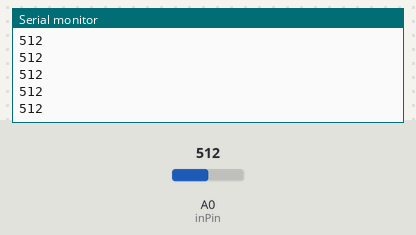
Bench run of a sketch on a simulated Arduino Uno, built with avr-gcc and run on an emulated ATmega328P. Parts: the last lines printed to the serial monitor. Inputs (shaded band) come from the test bench; at power-on: A0 (inPin) = 512.

Above: at 1.2 s.
1.3 s: A0 (inPin) set to 716
At 2.3 s:
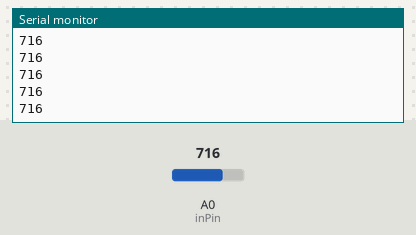
2.8 s: A0 (inPin) set to 900
At 3.9 s:
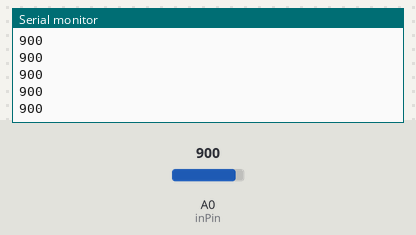
Timing chart, 0 to 5.8 s (numbered marks = the images above; inputs shaded):
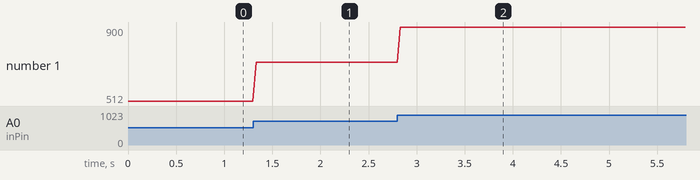

Measured:
- after the input at 1.3 s, the serial monitor: prints a new line at once (image 1)
- after the input at 2.8 s, the serial monitor: prints a new line at once (image 2)
- plotted number 1: 512 → 716 after the input at 1.3 s, 716 → 900 after the input at 2.8 s

The sketch:

sketch_oct02a.ino
```cpp
// Analog Sensor

int inPin = A0;   // Sensor connected to analog pin 0
int val = 0;     // variable to store the read value

void setup() {
  Serial.begin(9600);
  pinMode(inPin, INPUT);
}

void loop() {
  val = analogRead(inPin);   // read the input pin
  Serial.println(val);
  delay(33); // 30 frames per second
}
```
